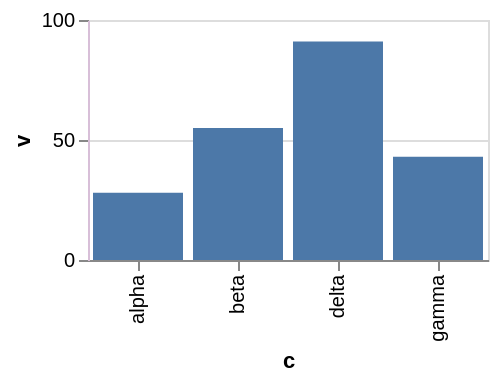

Write a Vega-Lite specification for this figure.
### Vega-Lite specification from a JSON file in a GitHub repository (floating-point values rounded to 4 significant figures)
{"$schema": "https://vega.github.io/schema/vega-lite/v6.json", "width": 200, "height": 120, "data": {"values": [{"c": "alpha", "v": 28, "w": 3, "t": "2024-01-07"}, {"c": "beta", "v": 55, "w": 7, "t": "2024-03-19"}, {"c": "gamma", "v": 43, "w": 5, "t": "2024-06-02"}, {"c": "delta", "v": 91, "w": 9, "t": "2024-09-11"}]}, "mark": "bar", "encoding": {"x": {"field": "c", "type": "nominal"}, "y": {"field": "v", "type": "quantitative", "axis": {"domainColor": "thistle"}}}}
